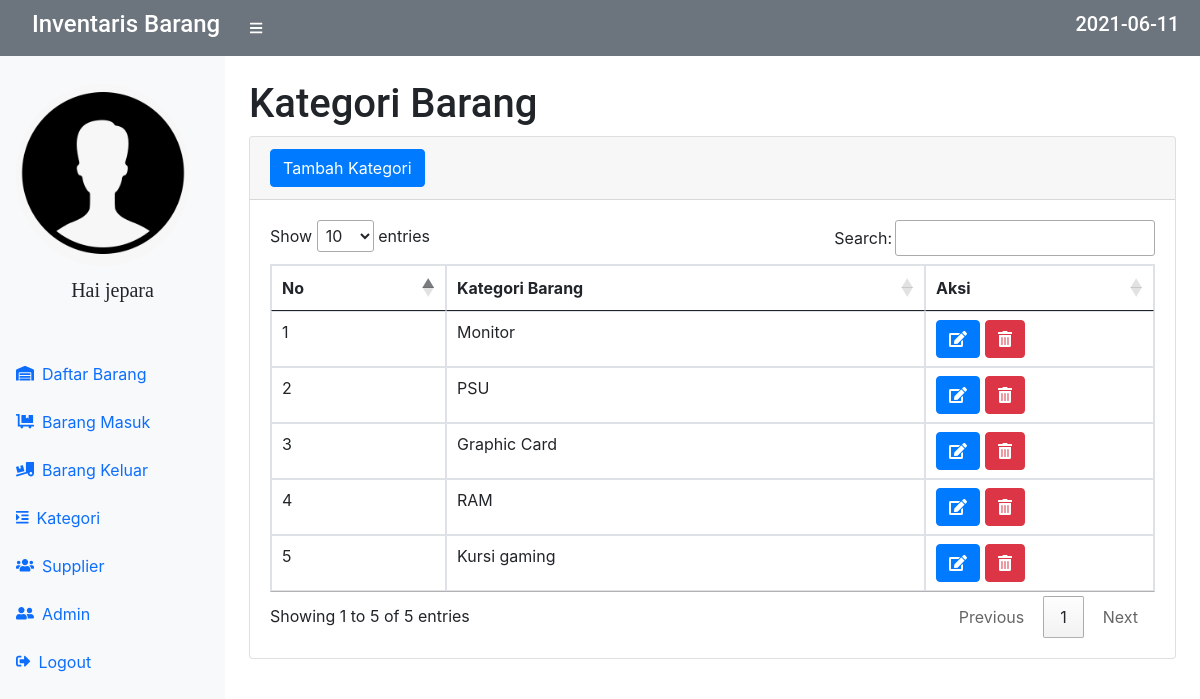
Screenshot of /kategori.php (signed in) with the database file from the repository.
### tables this page shows
CREATE TABLE `kategori` (
  `idkategori` int(11) NOT NULL,
  `kategori` varchar(25) NOT NULL
);

### kategori.php (the view, shortened to what this page needs)
<?php
require 'function.php';
?>
<!DOCTYPE html>
<html lang="en">
    <head>
        <link href="https://cdn.jsdelivr.net/npm/simple-datatables@latest/dist/style.css" rel="stylesheet" />
        <link href="css/styles.css" rel="stylesheet" />
        <link rel="stylesheet" href="https://maxcdn.bootstrapcdn.com/bootstrap/4.5.2/css/bootstrap.min.css">
        <link rel="stylesheet" type="text/css" href="https://cdn.datatables.net/1.10.25/css/jquery.dataTables.css">
    </head>
    <body class="sb-nav-fixed">
        <nav class="sb-topnav navbar navbar-expand navbar-secondary bg-secondary">
            <a class="navbar-brand ps-3 text-white" href="index.php"><h4>Inventaris Barang</h4></a>
            <button class="btn btn-link btn-sm order-1 order-lg-0 me-4 me-lg-0" id="sidebarToggle" href="#!"><i class="fas fa-bars text-white"></i></button>
            <ul class="navbar-nav ml-auto">
            <h5 class="text-white"><?php echo date('Y-m-d');?></h5>&nbsp;
       </ul>
        </nav>
        <div id="layoutSidenav">
            <div id="layoutSidenav_nav">
                <nav class="sb-sidenav accordion sb-sidenav bg-light" id="sidenavAccordion">
                    <div class="sb-sidenav-menu">
                        <div class="nav">
                            <div class="sb-sidenav-menu-heading"><img style="width: 90%" src="images/J.png" class="rounded-circle" alt="Cinque Terre"></div>
                            <Center><h5 style="font-family: cursive ">Hai <?php echo $_SESSION['username']; ?></h5></Center>
                            <div class="sb-sidenav-menu-heading"></div>
                            <a class="nav-link" href="index.php">
                                <div class="sb-nav-link-icon"><i class="fas fa-warehouse"></i></div>
                                Daftar Barang
                            </a>
                            <a class="nav-link" href="masuk.php">
                                <div class="sb-nav-link-icon"><i class="fas fa-dolly-flatbed"></i></div>
                                Barang Masuk
                            </a>
                            <a class="nav-link" href="keluar.php">
                                <div class="sb-nav-link-icon"><i class="fas fa-truck-loading"></i></div>
                                Barang Keluar
                            </a>
                            <a class="nav-link" href="kategori.php">
                                <div class="sb-nav-link-icon"><i class="fas fa-indent"></i></div>
                                Kategori
                            </a>
                            <a class="nav-link" href="supplier.php">
                                <div class="sb-nav-link-icon"><i class="fas fa-users"></i></div>
                                Supplier
                            </a>
                             <a class="nav-link" href="admin.php">
                                <div class="sb-nav-link-icon"><i class="fas fa-user-friends"></i></div>
                                Admin
                            </a>
                            <a class="nav-link" href="logout.php">
                                <div class="sb-nav-link-icon"><i class="fas fa-sign-out-alt"></i></div>
                                Logout
                            </a>
                        </div>
                    </div>
                </nav>
            </div>
            <div id="layoutSidenav_content">
                <main>
                    <div class="container-fluid px-4">
                        <h1 class="mt-4">Kategori Barang</h1>
                        <div class="card mb-4">
                            <div class="card-header">
                               <button type="button" class="btn btn-primary" data-toggle="modal" data-target="#myModal">
                                    Tambah Kategori
                                </button>
                            </div>
                            <div class="card-body">
                                <div class= "table-responsive">
                                <table id="tabel" class="table table-bordered">
                                    <thead>
                                        <tr>
                                            <th>No</th>
                                            <th>Kategori Barang</th>
                                            <th>Aksi</th>
                                            </tr>
                                    </thead>
                                    <tbody>
                                        <?php
                                        $ambilsemuadatastock = mysqli_query($conn, "select * from kategori");
                                         $i = 1;
                                        while($data = mysqli_fetch_array($ambilsemuadatastock)){
                                            $jenisbarang = $data['kategori'];
                                            $idb = $data['idkategori'];
                                        ?>
                                        <tr>
                                            <td><?=$i++;
                                            ?></td>
                                            <td><?=$jenisbarang;?></td>
                                            <td><button type="button" class="btn btn-primary" data-toggle="modal" data-target="#edit<?=$idb;?>">
                                                <i class="fas fa-edit"></i></button>
                                                <button type="button" class="btn btn-danger" data-toggle="modal" data-target="#delete<?=$idb;?>">
                                                 <i class="fas fa-trash-alt"></i></button>
                                         </td>
                                       </tr>
                                       <?php
                                   };
                                   ?>
                                    </tbody>
                                </table>
                            </div>
                        </div>
                    </div>
                </main>
            </div>
        </div>
    </body>
</html>

### rows the page displays
kategori: kategori "Monitor"
kategori: kategori "PSU"
kategori: kategori "Graphic Card"
kategori: kategori "RAM"
kategori: kategori "Kursi gaming"

### other values shown
$_SESSION['username'] "jepara"
